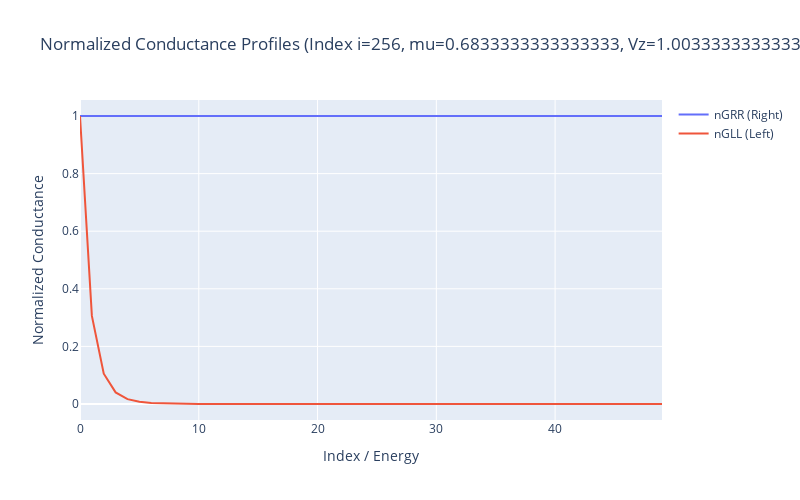

Notebook source saved alongside this figure:
### Code cell
import numpy as np
import plotly.graph_objects as go

# --- Your existing data processing ---
i = 256
GLL = barrier_left_conductance_left_arr[i, :]
GRR = barrier_left_conductance_right_arr[i, :]

nGRR = GRR/np.max(GRR)
nGLL = GLL/np.max(GLL)

print(hp.calc_invariant_metric(nGRR, nGLL))

# --- Plotly Visualization ---
fig = go.Figure()

# Add the right conductance curve
fig.add_trace(go.Scatter(
    y=nGRR, 
    mode='lines', 
    name='nGRR (Right)'
))

# Add the left conductance curve
fig.add_trace(go.Scatter(
    y=nGLL, 
    mode='lines', 
    name='nGLL (Left)'
))

# Update layout for a cleaner look
fig.update_layout(
    title=f'Normalized Conductance Profiles (Index i={i}, mu={params_list[693][1]}, Vz={params_list[693][2]})',
    xaxis_title='Index / Energy', # Update this to your actual x-axis variable if you have one
    yaxis_title='Normalized Conductance',
    width=800,
    height=500,
    hovermode='x unified'  # This makes it easy to compare values at the exact same x-coordinate
)

fig.show()

### Figure 1 — Plotly figure (JSON) as saved in the notebook; plotly's stock layout.template omitted (floating-point values rounded to 4 significant figures)
{"data": [{"mode": "lines", "name": "nGRR (Right)", "type": "scatter", "y": [1.0, 1.0, 1.0, 1.0, 1.0, 1.0, 1.0, 1.0, 1.0, 1.0, 1.0, 1.0, 1.0, 1.0, 1.0, 1.0, 1.0, 1.0, 1.0, 1.0, 1.0, 1.0, 1.0, 1.0, 1.0, 1.0, 1.0, 1.0, 1.0, 1.0, 1.0, 1.0, 1.0, 1.0, 1.0, 1.0, 1.0, 1.0, 1.0, 1.0, 1.0, 1.0, 1.0, 1.0, 1.0, 1.0, 1.0, 1.0, 1.0, 1.0]}, {"mode": "lines", "name": "nGLL (Left)", "type": "scatter", "y": [1.0, 0.3058, 0.1052, 0.04032, 0.01691, 0.007646, 0.003678, 0.001864, 0.0009873, 0.0005435, 0.0003093, 0.0001813, 0.0001091, 6.727e-05, 4.236e-05, 2.721e-05, 1.78e-05, 1.184e-05, 8.006e-06, 5.494e-06, 3.824e-06, 2.698e-06, 1.928e-06, 1.396e-06, 1.022e-06, 7.577e-07, 5.679e-07, 4.304e-07, 3.297e-07, 2.552e-07, 1.995e-07, 1.575e-07, 1.256e-07, 1.01e-07, 8.193e-08, 6.703e-08, 5.528e-08, 4.593e-08, 3.844e-08, 3.239e-08, 2.747e-08, 2.344e-08, 2.011e-08, 1.735e-08, 1.504e-08, 1.31e-08, 1.145e-08, 1.006e-08, 8.868e-09, 7.843e-09]}], "layout": {"height": 500, "hovermode": "x unified", "title": {"text": "Normalized Conductance Profiles (Index i=256, mu=0.6833333333333333, Vz=1.0033333333333334)"}, "width": 800, "xaxis": {"title": {"text": "Index / Energy"}}, "yaxis": {"title": {"text": "Normalized Conductance"}}}}
